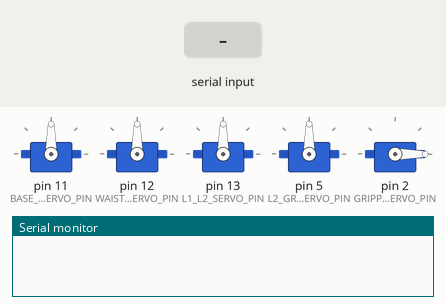
This sketch was run on a simulated Arduino Uno, built with avr-gcc and run on an emulated ATmega328P. Parts: 5 × servo, the last lines printed to the serial monitor. The test bench sets the inputs (shaded band).

Above: at 1.2 s.
1.3 s: ",\n" received over Serial
At 4.24 s:
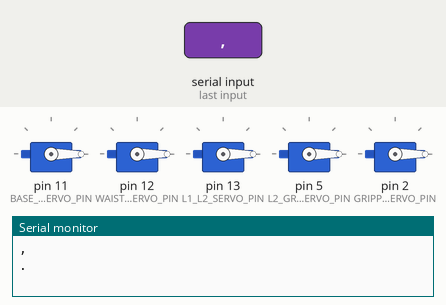
4.3 s: "90,45\n" received over Serial
At 6.7 s:
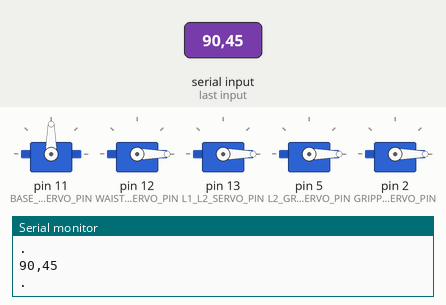
7.3 s: "a,45\n" received over Serial
At 7.8 s:
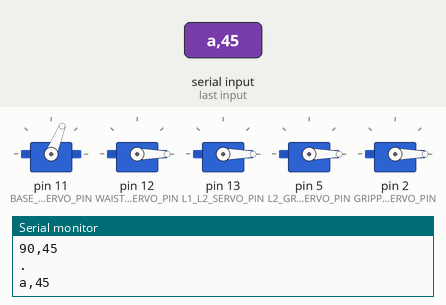
10.3 s: "b,45\n" received over Serial
At 12.6 s:
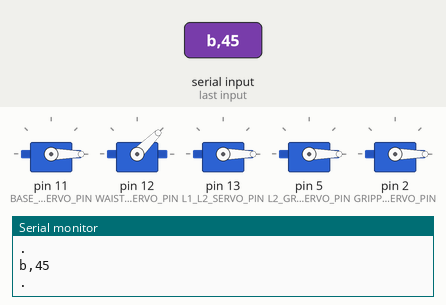
13.3 s: "c,45\n" received over Serial
At 15.1 s:
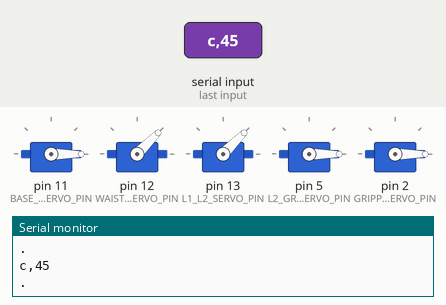
16.3 s: "d,45\n" received over Serial
At 18.8 s:
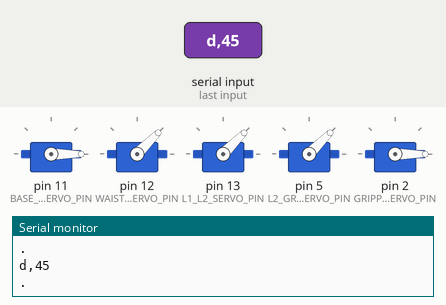
Timing chart, 0 to 20.3 s (numbered marks = the images above; inputs shaded):
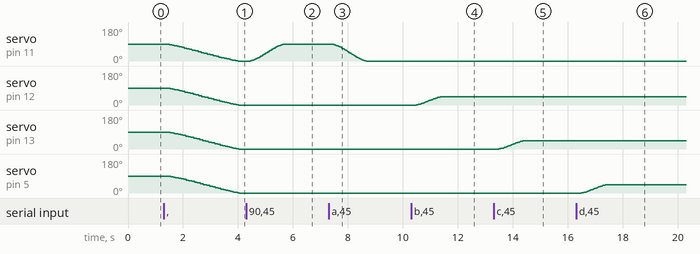

Measured:
- after the input at 1.3 s, servo on pin 11 (BASE_WAIST_SERVO_PIN): moves from 90° to 0° over 2.7 s, starting at once; servo on pin 12 (WAIST_LINK1_SERVO_PIN), servo on pin 13 (L1_L2_SERVO_PIN): moves from 90° to 0° over 2.7 s, starting after 0.07 s; servo on pin 5 (L2_GRIPPER_BASE_SERVO_PIN): moves from 90° to 0° over 2.7 s, starting after 0.08 s
- after the input at 4.3 s, servo on pin 11 (BASE_WAIST_SERVO_PIN): moves from 0° to 90° over 1.3 s, starting after 0.15 s
- after the input at 7.3 s, servo on pin 11 (BASE_WAIST_SERVO_PIN): moves from 90° to 0° over 1.3 s, starting after 0.05 s
- after the input at 10.3 s, servo on pin 12 (WAIST_LINK1_SERVO_PIN): moves from 0° to 45° over 1.1 s, starting after 0.18 s
- after the input at 13.3 s, servo on pin 13 (L1_L2_SERVO_PIN): moves from 0° to 45° over 1.1 s, starting after 0.18 s
- after the input at 16.3 s, servo on pin 5 (L2_GRIPPER_BASE_SERVO_PIN): moves from 0° to 45° over 1.1 s, starting after 0.19 s

The sketch:

servo_control.ino
```cpp
#include <Servo.h>
#include <string.h>
#include "interpolation.h"


//delcare init thetas
float init_theta_11 = 90, init_theta_21 = 90, init_theta_31 = 90, init_theta_41 = 90;

int joint_1;
int joint_2;
int joint_3;
int joint_4;
int gripper_1;


String data_positions[5];

char buff[20];

// Declare the Arduino pin where each servo is connected
#define BASE_WAIST_SERVO_PIN 11
#define WAIST_LINK1_SERVO_PIN 12
#define L1_L2_SERVO_PIN 13
#define L2_GRIPPER_BASE_SERVO_PIN 5
#define GRIPPER_SERVO_PIN 2

// Define the start configuration of the joints
#define BASE_WAIST_START 90       // base_servo
#define WAIST_L1_START 90         // sholder  /* OKAY /* positive is anticlockwise while facing sgoulder servo zero is laying on the base towards the front
#define L1_L2_START 90            // Elbow   /* positive is clockwise facing the shoulder servo zero is parallel facig upwards
#define L2_GRIPPER_BASE_START 90  // wrist /* positive is anticlockwis while facing shoulder servo, zero is 90 degree acing right
#define GRIPPER_START 0           // 0 closing, 90 Opening

// Register the servo motors of each joint
Servo base_waist_servo;
Servo waist_link1_servo;
Servo link1_link2_servo;
Servo link2_gripperbase_servo;
Servo gripper;

uint8_t idx = 0;
uint8_t val_idx = 0;
char value[4] = "0\0\0\0";
char chr;
String data;
//char data[20];

/*
  This function moves a given servo smoothly from a given start position to a given end position.
  The movement can be both clockwise or counterclockwise based on the values assigned to
  the start position and end position
*/
void reach_goal(Servo& motor, int goal) {
  if (goal >= motor.read()) {
    // goes from the start point degrees to the end point degrees
    for (int pos = motor.read(); pos <= goal; pos += 1) {
      motor.write(pos);
      delay(5);
    }
  } else {
    // goes from the end point degrees to the start point degrees
    for (int pos = motor.read(); pos >= goal; pos -= 1) {
      motor.write(pos);
      delay(5);
    }
  }
}

void setup() {
  // Attach and Initialize each Servo to the Arduino pin where it is connected
  base_waist_servo.attach(BASE_WAIST_SERVO_PIN);
  waist_link1_servo.attach(WAIST_LINK1_SERVO_PIN);
  link1_link2_servo.attach(L1_L2_SERVO_PIN);
  link2_gripperbase_servo.attach(L2_GRIPPER_BASE_SERVO_PIN);
  gripper.attach(GRIPPER_SERVO_PIN);

  // Set a common start point for each joint
  // This way, the start status of each joint is known
  base_waist_servo.write(BASE_WAIST_START);
  waist_link1_servo.write(WAIST_L1_START);
  link1_link2_servo.write(L1_L2_START);
  link2_gripperbase_servo.write(L2_GRIPPER_BASE_START);
  gripper.write(GRIPPER_START);

  // Start the Serial communication with ROS
  Serial.begin(9600);
}

void loop() {
  Serial.flush();
  if (Serial.available()) {
    while(!Serial.available());
    data_positions[0] = Serial.readStringUntil('\n');
    Serial.println(data_positions[0]);

    // while(!Serial.available());
    // data_positions[1] = Serial.readStringUntil('\n');
    // Serial.println(data_positions[1]);

    // while(!Serial.available());
    // data_positions[2] = Serial.readStringUntil('\n');
    // Serial.println(data_positions[2]);

    // while(!Serial.available());
    // data_positions[3] = Serial.readStringUntil('\n');
    // Serial.println(data_positions[3]);

    // while(!Serial.available());
    // data_positions[4] = Serial.readStringUntil('\n');
    // Serial.println(data_positions[4]);

    //Serial.println(data);
    // base-waist motor
    //Serial.println(data.length());
    for(int j =0; j < 1; j ++)
    {
      data = data_positions[j];
    for (int i = 0; i < data.length(); i++) {
      chr = data[i];

      if (chr == 'a') {
        idx = 0;
        val_idx = 0;
      }
      // waist-link1 motor
      else if (chr == 'b') {
        idx = 1;
        val_idx = 0;
      }
      // link1-link2 motor
      else if (chr == 'c') {
        idx = 2;
        val_idx = 0;
      }
      // link2-gripper base motor
      else if (chr == 'd') {
        idx = 3;
        val_idx = 0;
      }
      // gripper motor
      else if (chr == 'e') {
        idx = 4;
        val_idx = 0;
      }
      // Separator
      else if (chr == ',') {
        int val = atoi(value);
        if (idx == 0) {
          //reach_goal(base_waist_servo, val);
          joint_1 = val;
        } else if (idx == 1) {
          //reach_goal(waist_link1_servo, val);
          joint_2 =  val;
        } else if (idx == 2) {
          //reach_goal(link1_link2_servo, val);
          joint_3 =  val;
        } else if (idx == 3) {
          //reach_goal(link2_gripperbase_servo, val);
          joint_4 =  val;
        } else if (idx == 4) {

          //Serial.println(val);
          if ((val > 80))
          {
            val = 80;
          }
          if (val < 0)
          {
            val = 0;
          }
          //reach_goal(gripper, val);
          gripper_1 = val;
        }

        // reset the angle
        value[0] = '0';
        value[1] = '\0';
        value[2] = '\0';
        value[3] = '\0';
        value[4] = '\0';
      }
      // Plain number
      else {
        value[val_idx] = chr;
        //Serial.print("%c ", value[val_idx]);
        val_idx++;
      }
    }
    //Serial.println("Hello, Done");
    Serial.flush();


    //interpolation

    quintic_interpolation quintic_theta_1( 0, 400, init_theta_11, joint_1, 0, 0, 0, 0);
    quintic_interpolation quintic_theta_2( 0, 400, init_theta_21, joint_2, 0, 0, 0, 0);
    quintic_interpolation quintic_theta_3( 0, 400, init_theta_31, joint_3, 0, 0, 0, 0);
    quintic_interpolation quintic_theta_4( 0, 400, init_theta_41, joint_4, 0, 0, 0, 0);


    for (int i = 0; i <= 400; i = i + 10)
    {

      int deg = (int)(quintic_theta_1.current_point(i));
      //base_servo.write(deg);
      reach_goal(base_waist_servo, deg);

      deg = (int)(quintic_theta_2.current_point(i));
      //shoulder_servo.write(deg);
      reach_goal(waist_link1_servo, deg);

      deg = (int)(quintic_theta_3.current_point(i));
      //elbow_servo.write(deg);
      reach_goal(link1_link2_servo, deg);

      deg = (int)(quintic_theta_4.current_point(i));
      //wrist_servo.write(deg);
      reach_goal(link2_gripperbase_servo, deg);

      //Serial.print(".");


    }
    reach_goal(gripper, gripper_1);
    Serial.println();
    init_theta_11 = joint_1, init_theta_21 = joint_2, init_theta_31 = joint_3, init_theta_41 = joint_4;
    Serial.println(".");


  }
  }

}

// a179,b3,c90,d90,e0,z
```

interpolation.cpp
```cpp
#include <stdio.h>
#include <math.h>
#include "interpolation.h"
char send[30];

double quintic_interpolation::determinant_of_matrix(double mat[3][3])
{


  //This method uses crammers rule to find the variables in the equation

  double ans;

  ans = mat[0][0] * (mat[1][1] * mat[2][2] - mat[2][1] * mat[1][2])
    - mat[0][1] * (mat[1][0] * mat[2][2] - mat[1][2] * mat[2][0])
    + mat[0][2] * (mat[1][0] * mat[2][1] - mat[1][1] * mat[2][0]);

  return ans;

}

void quintic_interpolation::solve(double coeff[3][4], double* x, double* y, double* z)
{


  //This function finds the solution for the system of linear equations

  double d[3][3] = {
    { coeff[0][0], coeff[0][1], coeff[0][2]},
    { coeff[1][0], coeff[1][1], coeff[1][2]},
    { coeff[2][0], coeff[2][1], coeff[2][2]}
  };

  //matrix d1 using coeff as given in crammer's rule

  double d_1[3][3] = {
    { coeff[0][3], coeff[0][1], coeff[0][2]},
    { coeff[1][3], coeff[1][1], coeff[1][2]},
    { coeff[2][3], coeff[2][1], coeff[2][2]},
  };

  //matrix d2 using coeff as given in crammers rule

  double d_2[3][3] = {
    { coeff[0][0], coeff[0][3], coeff[0][2]},
    { coeff[1][0], coeff[1][3], coeff[1][2]},
    { coeff[2][0], coeff[2][3], coeff[2][2]},
  };

  //matrix d3 using coeff as givem in crammers rule

  double d_3[3][3] = {
    { coeff[0][0], coeff[0][1], coeff[0][3]},
    { coeff[1][0], coeff[1][1], coeff[1][3]},
    { coeff[2][0], coeff[2][1], coeff[2][3]},
  };

  //calculating determinants of of matrices d, d_1, d_2, d_3
  double D = determinant_of_matrix(d);
  double D_1 = determinant_of_matrix(d_1);
  double D_2 = determinant_of_matrix(d_2);
  double D_3 = determinant_of_matrix(d_3);


  //printf("the value of D is %f\r\n", D);
  //printf("the value of D_1 is %f\r\n", D_1);
  //printf("the value of D_2 is %f\r\n", D_2);
  //printf("the value of D_3 is %f\r\n", D_3);

  //Case 1
  if (D != 0)
  {
    // coeff have a unique solution. Apply crammers rule
    *x = D_1 / D;
    *y = D_2 / D;
    *z = D_3 / D;

    //printf("the value of X is %f\r\n", *x);
    //printf("the value of Y is %f\r\n", *y);
    //printf("the value of Z is %f\r\n", *z);

  }

  //case 2
  else if (D_1 == 0 && D_2 == 0 && D_3 == 0)
  {}
    //Debug.UART_SendString("Infinite solutions\r\n");
  else if (D_1 != 0 || D_2 != 0 || D_3 != 0)
  {}
    //Debug.UART_SendString("No solutions\r\n");


}


quintic_interpolation::quintic_interpolation(double _initial_time, double _final_time, double _initial_pos, double _final_pos, double _initial_velocity, double _final_velocity, double _initial_accelartion, double _final_acceleration)
{

  initial_time = _initial_time;
  final_time = _final_time;
  initial_pos = _initial_pos;
  final_pos = _final_pos;
  initial_velocity = _initial_velocity;
  final_velocity = _final_velocity;
  initial_accelartion = _initial_accelartion;
  final_acceleration = _final_acceleration;


  //printf("initial time = %f\r\n", initial_time);
  //printf("final time = %f\r\n", final_time);
  //printf("initial position = %f\r\n", initial_pos);
  //printf("final position = %f\r\n", final_pos);
  //printf("InitiaL velocity = %f\r\n", initial_velocity);
  //printf("final velocity = %f\r\n", final_velocity);
  //printf("initial acceleration = %f\r\n", initial_accelartion);
  //printf("final acceleration = %f\r\n", final_acceleration);
  /*
  coeff[3][4] = {
    { (double)powf(final_time, 3),  (double)powf( final_time, 4),  (double)powf( final_time, 5),  (double)(final_pos - initial_pos - initial_velocity*final_time - initial_accelartion*powf( final_time, 2))},
    { (double)(3*powf( final_time, 2)),  (double)(4*powf(final_time, 3)), (double)(5*powf( final_time, 4)), (double)(final_velocity - initial_velocity - 2*initial_accelartion*final_time)},
    { (double)(6*final_time), (double)(12*pow( final_time, 2)), (double)(20*pow( final_time, 3)), (double)(final_acceleration - 2*initial_accelartion)},
  };
  */

  coeff[0][0] = (double)powf(final_time, 3);
  coeff[0][1] = (double)powf(final_time, 4);
  coeff[0][2] = (double)powf(final_time, 5);
  coeff[0][3] = (double)(final_pos - initial_pos - initial_velocity * final_time - initial_accelartion * powf(final_time, 2));
  coeff[1][0] = (double)(3 * powf(final_time, 2));
  coeff[1][1] = (double)(4 * powf(final_time, 3));
  coeff[1][2] = (double)(5 * powf(final_time, 4));
  coeff[1][3] = (double)(final_velocity - initial_velocity - 2 * initial_accelartion * final_time);
  coeff[2][0] = (double)(6 * final_time);
  coeff[2][1] = (double)(12 * pow(final_time, 2));
  coeff[2][2] = (double)(20 * pow(final_time, 3));
  coeff[2][3] = (double)(final_acceleration - 2 * initial_accelartion);

  solve(coeff, &x, &y, &z);

}

void quintic_interpolation::points(void)
{


  double current_point = 0;
  //printf("t = %f, current point = %f\r\n", initial_time, current_point);
  //printf("final time = %f\r\n", final_time);
  for (initial_time; initial_time < (final_time + 0.001); initial_time++)
  {

    current_point = initial_pos + initial_velocity * initial_time + initial_accelartion * powf(initial_time, 2) + x * powf(initial_time, 3) + y * powf(initial_time, 4) + z * powf(initial_time, 5);
    //sprintf(send," %d, %d\r\n", (int)initial_time, (int)(current_point * 1000));
    //Debug.UART_SendString(send);


  }

}


void quintic_interpolation::velocity(void)
{

  double current_point = 0;
  initial_time = 0;
  for (initial_time; initial_time < (final_time + 0.001); initial_time++)
  {

    current_point = initial_velocity + 2 * initial_accelartion * initial_time + 3 * x * powf(initial_time, 2) + 4 * y * powf(initial_time, 3) + 5 * z * powf(initial_time, 4);
    //printf(" %f, %f\r\n", initial_time, current_point);
    //values[(int)initial_time] = current_point;

  }


}


void quintic_interpolation::acceleration(void)
{

  double current_point = 0;
  initial_time = 0;
  for (initial_time; initial_time < (final_time + 0.001); initial_time++)
  {

    current_point = 2 * initial_accelartion + 6 * x * initial_time + 12 * y * powf(initial_time, 2) + 20 * z * powf(initial_time, 3);
    //printf(" %f, %f\r\n", initial_time, current_point);
    //values[(int)initial_time] = current_point;

  }


}

double quintic_interpolation::current_point(double current_time)
{

  double current_point = 0;
  current_point = initial_pos + initial_velocity * current_time + initial_accelartion * powf(current_time, 2) + x * powf(current_time, 3) + y * powf(current_time, 4) + z * powf(current_time, 5);

  return current_point;

}
```

interpolation.h
```cpp
#pragma once


class quintic_interpolation
{

  private:

  double coeff[3][4] = {
    { 2, -1, 3, 9},
    { 1, 1, 1, 6},
    { 1, -1, 1, 2},
  };
  double initial_time = 0, final_time = 0, initial_pos = 0, final_pos = 0, initial_velocity = 0, final_velocity = 0, initial_accelartion = 0, final_acceleration = 0;
  double x, y, z;

  public:

  double values[200];
  quintic_interpolation(double _initial_time, double _final_time, double _initial_pos, double _final_pos, double _initial_velocity, double _final_velocity, double _initial_accelartion, double _final_acceleration);
  double determinant_of_matrix(double mat[3][3]);
  void solve(double coeff[3][4], double* x, double* y, double* z);
  void points(void);
  void velocity(void);
  void acceleration(void);
  double current_point(double current_time);
};
```
